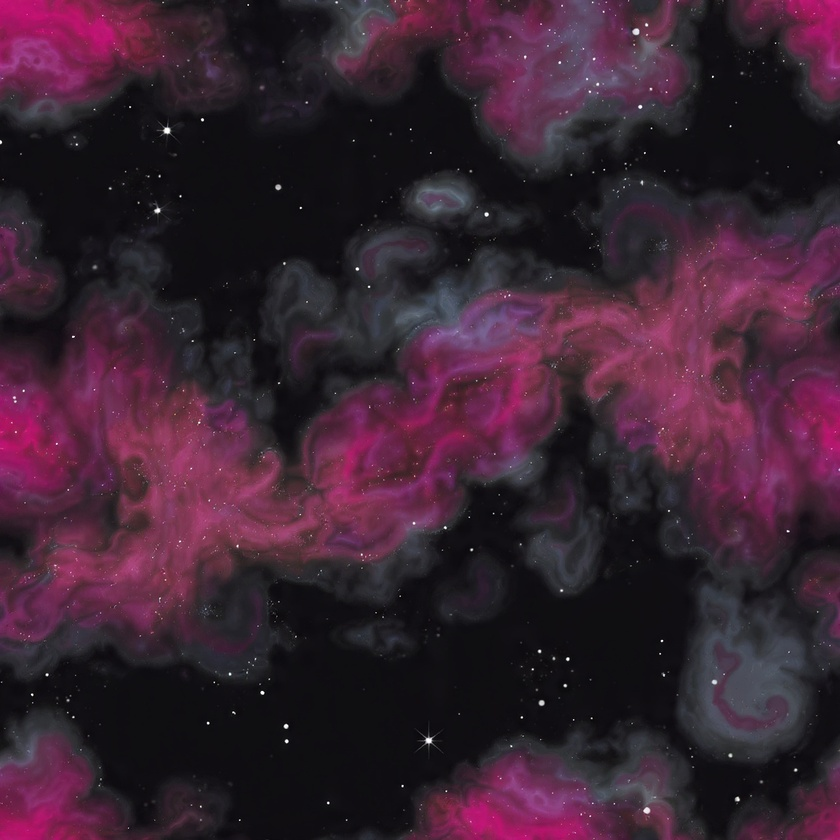
#> input picture Assets/camos/upload_img_53736009_05_30_2026_09_27_37_463982_8862616792202233496.jpeg, 840 x 840 px, shrunk from 1280 x 1280 before the run
$ python compare_images.py ../../../Assets/camos/upload_img_53736009_05_30_2026_09_27_37_463982_8862616792202233496.jpeg ../../../Assets/camos/beer_camo_2883d8bf.jpg out.png
#> lines starting #> are read from the running program, lines starting #| are printed output that depends on the picture
"""How alike are two pictures? Used to check that the reverted railing looks like the BEFORE picture.

    python compare_images.py a.png b.png [diff_out.png]

Prints the size of each picture, the mean absolute difference per channel (0-255) and the share of pixels that differ by
more than 8 levels in any channel. With a third argument it writes the difference, amplified 8 times, as a picture.
"""
import sys
from pathlib import Path

import numpy as np
from PIL import Image


def main():
    a_path, b_path = Path(sys.argv[1]), Path(sys.argv[2])
    a = np.asarray(Image.open(a_path).convert("RGB"), dtype=np.int16)
    b = np.asarray(Image.open(b_path).convert("RGB"), dtype=np.int16)
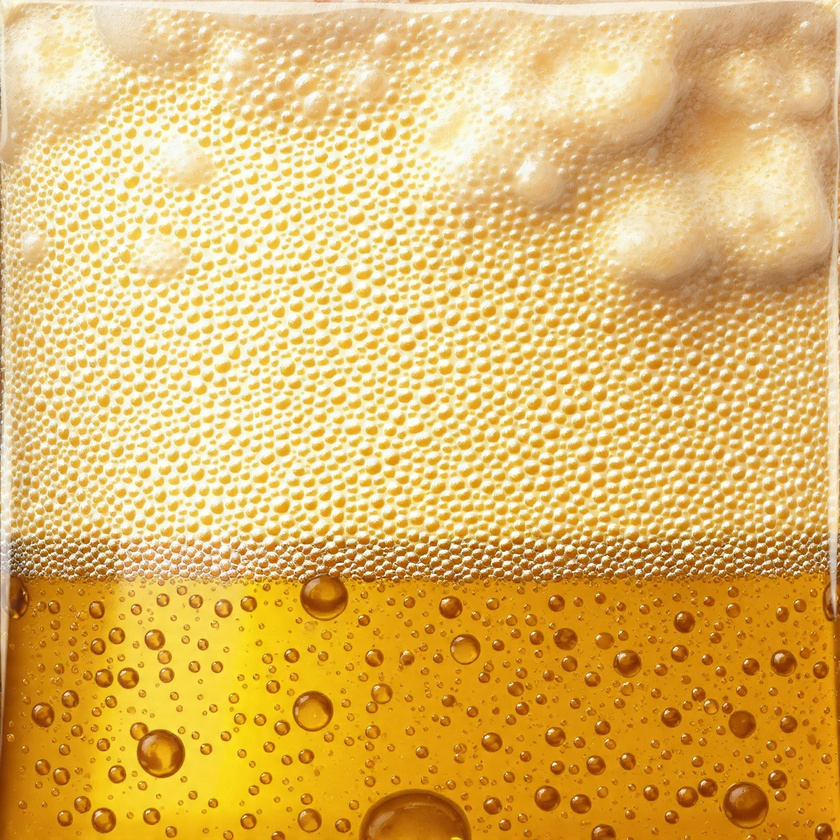
#> input picture Assets/camos/beer_camo_2883d8bf.jpg, 840 x 840 px, shrunk from 1280 x 1280 before the run
    print(a_path.name, a.shape[1], "x", a.shape[0], "|", b_path.name, b.shape[1], "x", b.shape[0])
#| upload_img_53736009_05_30_2026_09_27_37_463982_8862616792202233496.jpeg 840 x 840 | beer_camo_2883d8bf.jpg 840 x 840
    if a.shape != b.shape:
        print("different sizes: not comparable")
        raise SystemExit(2)
    d = np.abs(a - b)
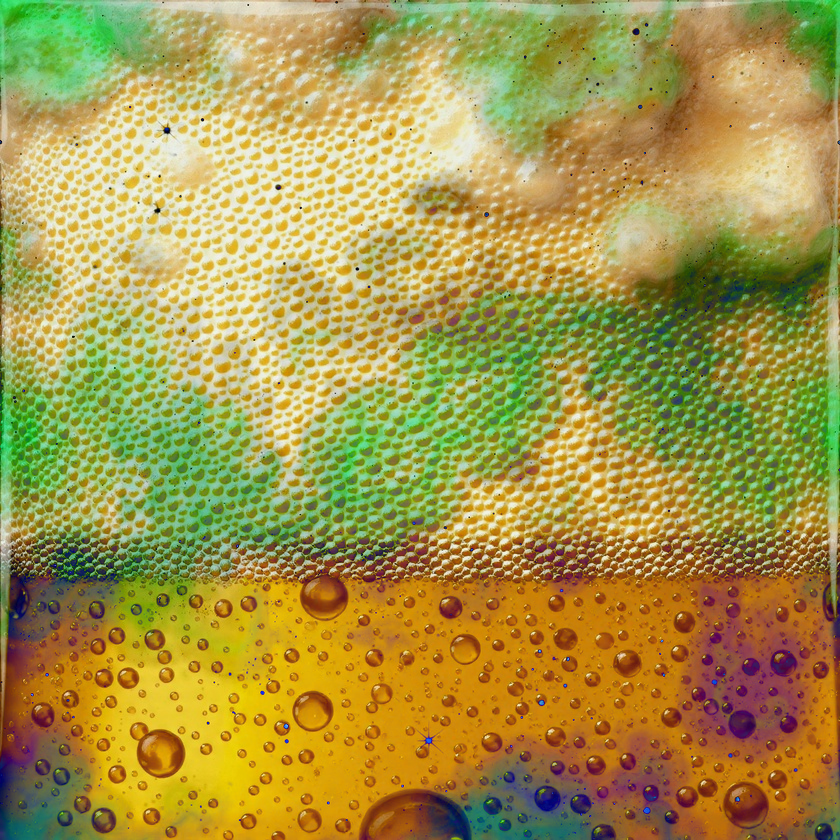
#> d: shape (840, 840, 3) int16; mean R, G, B 166.3, 150.8, 75.1
    print(f"mean abs difference {d.mean():.3f} / 255   max {d.max()}   pixels differing by more than 8: {100.0 * (d.max(axis=2) > 8).mean():.3f} %")
#| mean abs difference 130.751 / 255   max 255   pixels differing by more than 8: 100.000 %
    if len(sys.argv) > 3:
        Image.fromarray(np.clip(d * 8, 0, 255).astype(np.uint8)).save(sys.argv[3])
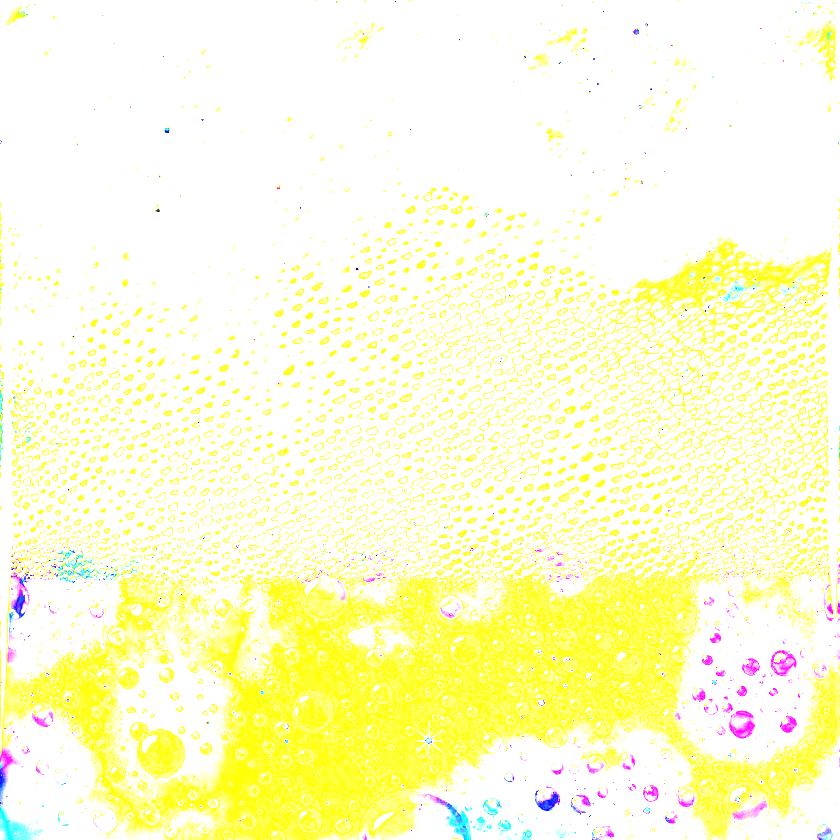
#> saved as out.png: PIL image 840x840 RGB; mean R, G, B 254.1, 253.7, 210.4
        print("wrote", sys.argv[3])


if __name__ == "__main__":
    main()
